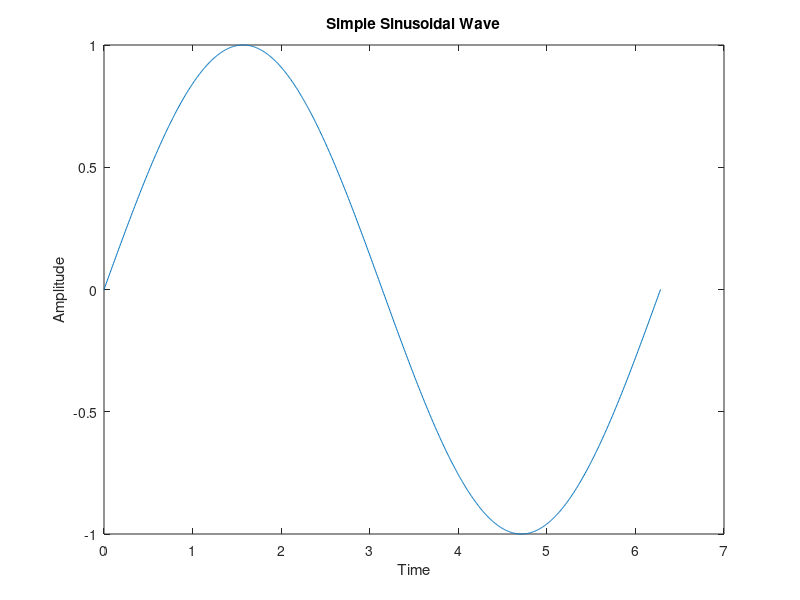

MATLAB code for this plot:
% first exercise
% Define the amplitude and frequency
A = 1;
f = 1;

% Generate a time vector from 0 to 1 second with 1000 points
t = linspace(0, 1, 1000);

% Generate a square wave with amplitude A and frequency f
y = A*square(2*pi*f*t);
% Plot the square wave
plot(t, y)
xlabel('Time')
ylabel('Amplitude')
title('Simple Square Wave')

%%%%%%%%%%%%%

% second exercise
% Define the amplitude and frequency for the square wave
A_square = 1;
f_square = 1;
% Define the amplitude and frequency for the sinusoidal wave
A_sine = 1;
f_sine = 1;
% Generate a time vector from 0 to 1 second with 1000 points
t = linspace(0, 1, 1000);
% Generate a square wave with amplitude A_square and frequency f_square
y_square = A_square*square(2*pi*f_square*t);
% Generate a sinusoidal wave with amplitude A_sine and frequency f_sine
y_sine = A_sine*sin(2*pi*f_sine*t);
% Plot both waves on the same graph
plot(t, y_square, t, y_sine)
xlabel('Time')
ylabel('Amplitude')
title('Square Wave and Sinusoidal Wave')
legend('Square Wave', 'Sinusoidal Wave')

%%%%%%%%%%%%%%%%%

% third exercise
% Define the angular frequency
omega = 1;
% Generate a time vector from 0 to 2π with 1000 points
t = linspace(0, 2*pi, 1000);
% Generate a sinusoidal wave with angular frequency omega
y = sin(omega*t);
% Plot the sinusoidal wave
plot(t, y)
xlabel('Time')
ylabel('Amplitude')
title('Simple Sinusoidal Wave')

